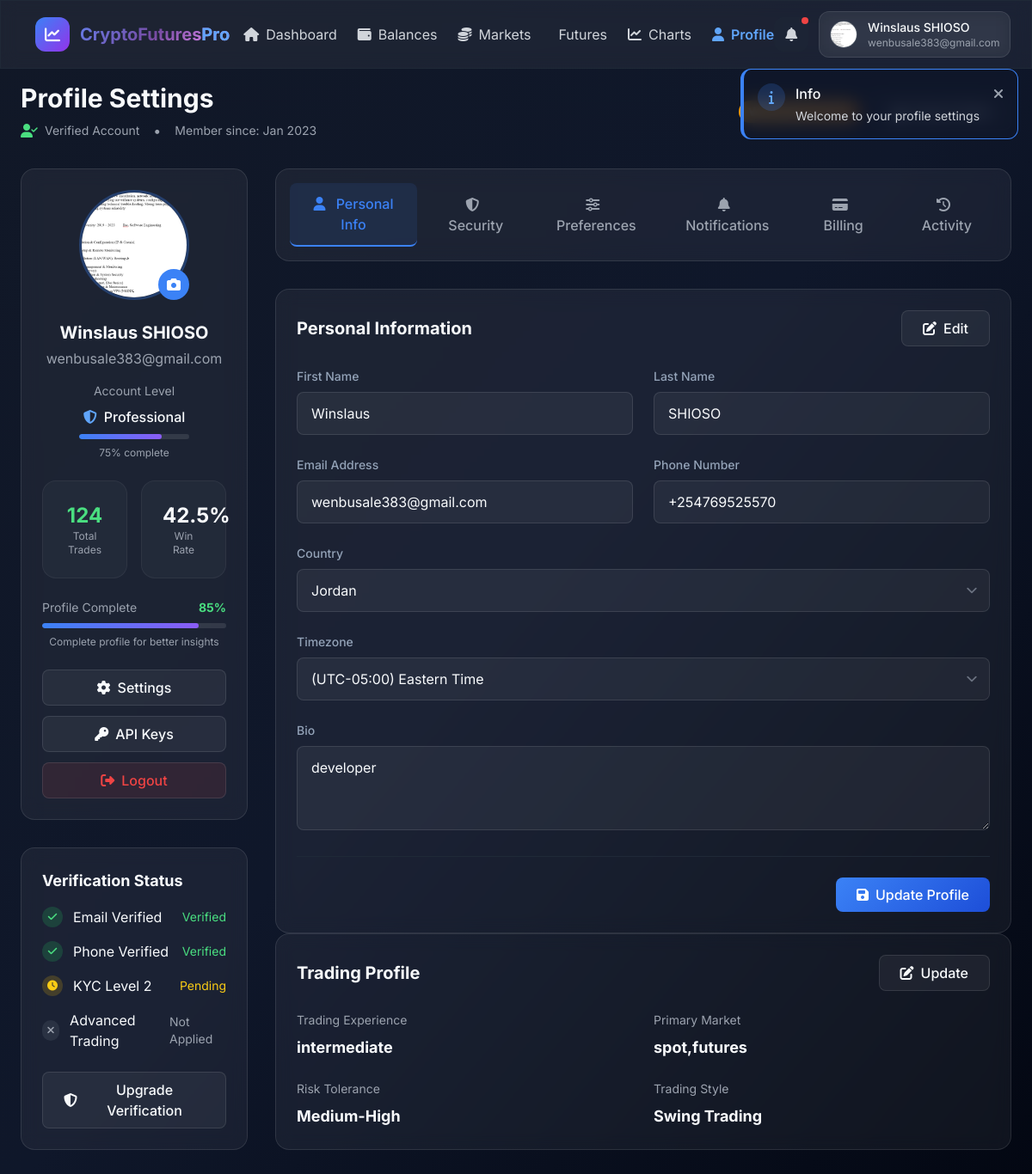
The app's page /profile (signed in), older data.
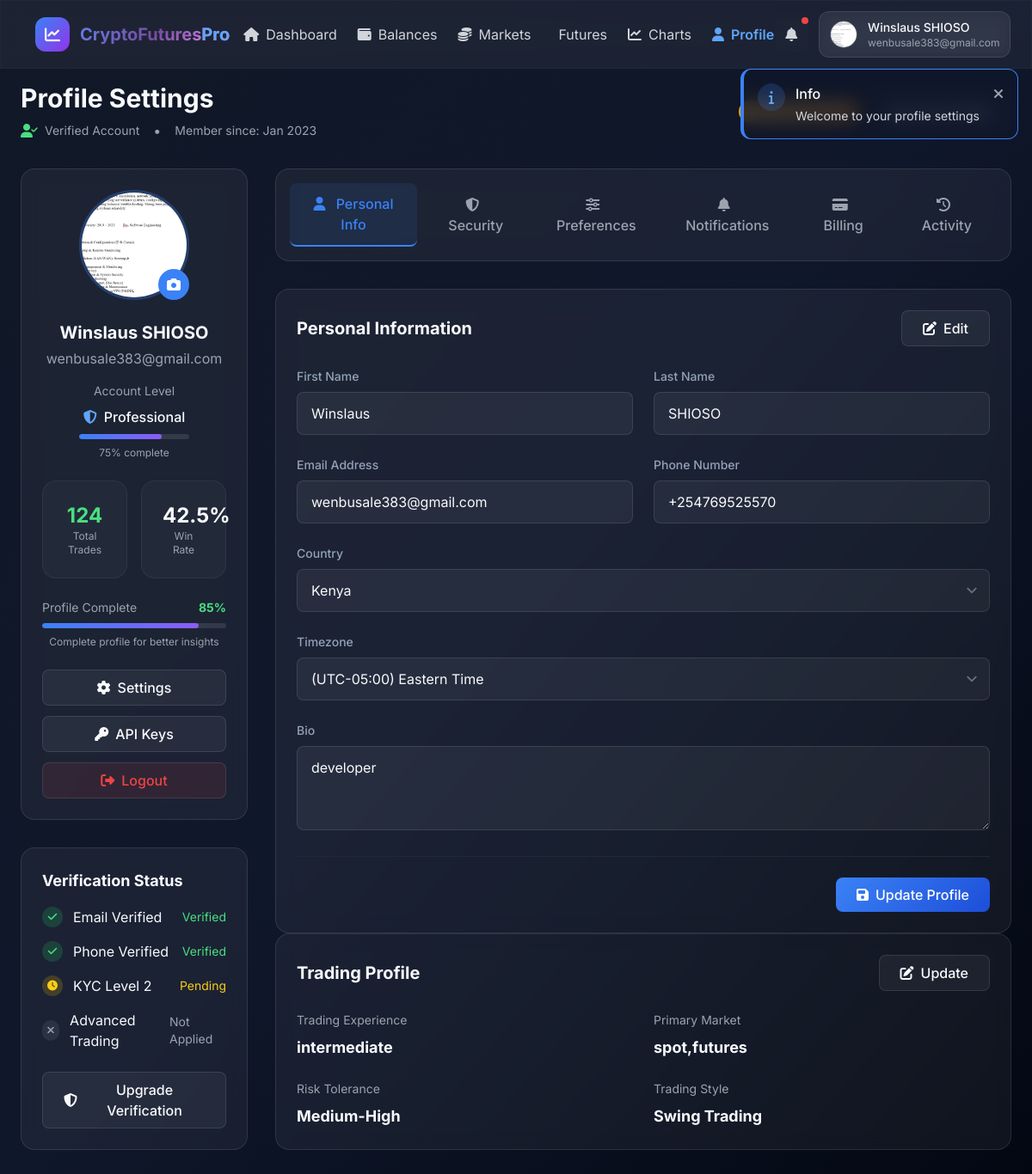
The same page, newer data.
### app.py (models this page shows)
class User(Base):
    __tablename__ = "users"
    id = Column(Integer, primary_key=True, index=True)
    username = Column(String, unique=True, nullable=False, index=True)
    email = Column(String, unique=True, nullable=False, index=True)
    hashed_password = Column(String, nullable=False)
    first_name = Column(String)
    last_name = Column(String)
    country = Column(String)
    phone = Column(String)
    timezone = Column(String, default="UTC-5")
    bio = Column(String)
    experience = Column(String)
    trading_type = Column(String)
    default_timeframe = Column(String)
    theme = Column(String, default="dark")
    language = Column(String, default="English")
    chart_type = Column(String, default="candlestick")
    price_alerts = Column(Boolean, default=True)
    show_trading_stats = Column(Boolean, default=False)
    allow_messages = Column(Boolean, default=True)
    email_marketing = Column(Boolean, default=False)
    email_notifications = Column(Boolean, default=True)
    push_notifications = Column(Boolean, default=True)
    sms_notifications = Column(Boolean, default=False)
    enable_2fa = Column(Boolean, default=False)
    avatar_path = Column(String)
    binance_api_key = Column(String)
    binance_secret_key = Column(String)
    created_at = Column(DateTime, default=datetime.utcnow)

### app.py (the view)
@app.get("/profile", response_class=HTMLResponse)
async def profile(request: Request, user_id: Optional[str] = Cookie(None), db: Session = Depends(get_db)):
    if not user_id:
        return RedirectResponse("/login", status_code=303)
    try:
        user = db.query(User).get(int(user_id))
        if not user:
            return RedirectResponse("/login", status_code=303)
    except:
        return RedirectResponse("/login", status_code=303)
    return templates.TemplateResponse("profile.html", {"request": request, "user": user})

### templates/profile.html (shortened to what the changed rows need)
<!DOCTYPE html>
<html lang="en" class="scroll-smooth">
<head>
    <script src="https://cdn.tailwindcss.com"></script>
    <link href="https://cdnjs.cloudflare.com/ajax/libs/font-awesome/6.4.0/css/all.min.css" rel="stylesheet">
</head>
<body class="min-h-screen bg-gradient-to-br from-gray-900 via-slate-900 to-gray-950">
    <nav class="glass fixed top-0 left-0 right-0 z-50 py-3 px-4 md:px-6 border-b border-gray-800">
        <div class="flex items-center justify-between">
            <div class="flex items-center space-x-3">
                <div class="relative">
                    <a href="/profile" class="flex items-center space-x-3 glass rounded-xl px-3 py-2 hover:bg-gray-800/50 transition-colors">
                        <img src="{{ user.avatar_path or '/static/images/default-avatar.png' }}"
                             alt="Avatar"
                             class="w-8 h-8 rounded-full object-cover border border-gray-600">
                        <div class="hidden md:block text-left">
                            <div class="font-medium text-sm">{{ user.first_name or '' }} {{ user.last_name or '' }}</div>
                            <div class="text-xs text-gray-400">{{ user.email }}</div>
                        </div>
                    </a>
                </div>
            </div>
        </div>
    </nav>
    <main class="pt-24 pb-16 px-4 md:px-6">
        <div class="max-w-6xl mx-auto">
<div class="mb-8 animate-fade-in profile-header-mobile-fix">
                <div class="flex flex-col md:flex-row md:items-center justify-between">
                    <div>
                        <h1 class="text-2xl md:text-3xl font-bold mb-2">Profile Settings</h1>
                    </div>
                </div>
            </div>
            <div class="grid grid-cols-1 lg:grid-cols-4 gap-8">
                <div class="lg:col-span-1 space-y-8">
                    <div class="glass rounded-2xl p-6 animate-slide-in-left">
                        <div class="flex flex-col items-center text-center">
                            <div class="avatar-upload mb-6">
                                <img src="{{ user.avatar_path or '/static/images/default-avatar.png' }}"
                                     alt="Profile"
                                     class="avatar-image"
                                     id="profile-avatar">
                                <div class="avatar-upload-btn" id="change-avatar-btn" onclick="document.getElementById('avatar-input').click()">
                                    <i class="fas fa-camera"></i>
                                </div>
                            </div>
                            <h2 class="text-xl font-bold mb-1">{{ user.first_name or '' }} {{ user.last_name or '' }}</h2>
                            <div class="text-gray-400 mb-4">{{ user.email }}</div>
                            <div class="mb-6">
                                <div class="text-sm text-gray-400 mb-2">Account Level</div>
                                <div class="flex items-center justify-center space-x-2">
                                </div>
                                <div class="progress-bar w-32 mx-auto mt-2">
                                </div>
                                <div class="text-xs text-gray-400 mt-2">75% complete</div>
                            </div>
                            <div class="grid grid-cols-2 gap-4 w-full mb-6">
                                <div class="stat-card text-center">
                                </div>
                                <div class="stat-card text-center">
                                </div>
                            </div>
                            <div class="w-full mb-6">
                                <div class="flex items-center justify-between mb-2">
                                </div>
                                <div class="progress-bar">
                                </div>
                                <div class="text-xs text-gray-400 mt-2">Complete profile for better insights</div>
                            </div>
                            <div class="w-full space-y-3">
                                <a href="settings.html" class="trading-btn trading-btn-secondary w-full">
                                </a>
                                <a href="api_keys.html" class="trading-btn trading-btn-secondary w-full">
                                </a>
                                <button id="logout-btn" class="trading-btn trading-btn-secondary w-full" style="background: rgba(239, 68, 68, 0.1); color: #ef4444;">
                                </button>
                            </div>
                        </div>
                    </div>
                </div>
                <div class="lg:col-span-3 space-y-8">
                    <div class="space-y-8">
                        <div id="personal-tab" class="tab-content">
                            <div class="glass rounded-2xl p-6 animate-fade-in">
                                <form id="personal-form" class="space-y-6">
                                    <div class="grid grid-cols-1 md:grid-cols-2 gap-6">
                                        <div>
                                            <label class="form-label" for="first-name">First Name</label>
                                            <input type="text" id="first-name" name="first_name" class="form-input" value="{{ user.first_name or '' }}" >
                                        </div>
                                        <div>
                                            <label class="form-label" for="last-name">Last Name</label>
                                            <input type="text" id="last-name" name="last_name" class="form-input" value="{{ user.last_name or '' }}" >
                                        </div>
                                        <div>
                                            <label class="form-label" for="email">Email Address</label>
                                            <input type="email" id="email" name="email" class="form-input" value="{{ user.email }}" readonly>
                                        </div>
                                        <div>
                                            <label class="form-label" for="phone">Phone Number</label>
                                            <input type="tel" id="phone" name="phone" class="form-input" value="{{ user.phone or '' }}" >
                                        </div>
                                        <div class="md:col-span-2">
                                            <label class="form-label" for="country">Country</label>
                                            <select id="country" name="country" class="form-input">
                                                <option value="JO" {% if user.country == 'JO' %}selected{% endif %}>Jordan</option>
                                                <option value="KE" {% if user.country == 'KE' %}selected{% endif %}>Kenya</option>
                                            </select>
                                        </div>
                                        <div class="md:col-span-2">
                                            <label class="form-label" for="timezone">Timezone</label>
                                            <select id="timezone" name="timezone" class="form-input">
                                                <option value="UTC-5" {% if user.timezone == 'UTC-5' %}selected{% endif %}>(UTC-05:00) Eastern Time</option>
                                            </select>
                                        </div>
                                        <div class="md:col-span-2">
                                             <label class="form-label" for="bio">Bio</label>
                                             <textarea id="bio" name="bio" class="form-input bio-textarea" rows="3" style="color: #f8fafc; background: rgba(255,255,255,0.05); border: 1px solid rgba(255,255,255,0.1);">{{ user.bio or '' }}</textarea>
                                         </div>
                                    </div>
                                </form>
                            </div>
                            <div class="glass rounded-2xl p-6 animate-fade-in" style="animation-delay: 0.1s">
                                <div class="grid grid-cols-1 md:grid-cols-2 gap-6">
                                    <div>
                                        <div class="text-sm text-gray-400 mb-2">Trading Experience</div>
                                        <div class="text-lg font-bold">{{ user.experience or 'Not set' }}</div>
                                    </div>
                                    <div>
                                        <div class="text-sm text-gray-400 mb-2">Primary Market</div>
                                        <div class="text-lg font-bold">{{ user.trading_type or 'Not set' }}</div>
                                    </div>
                                </div>
                            </div>
                        </div>
                    </div>
                </div>
            </div>
        </div>
    </main>
</body>
</html>

Row changes from the older to the newer data that the page shows:
changed User "Winslaus": country "Jordan" → "Kenya"
